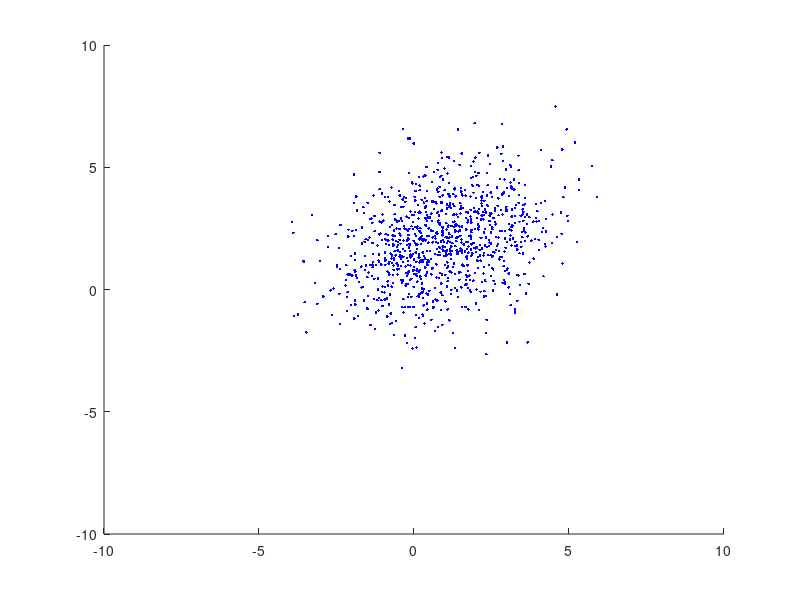

Source code (MATLAB): (Note: this script raises an error after producing the figure.)
%exo 39 ellipsoide de confiance: estimateur   p149
%Q1
n=1000;
xbar=[1;2];
Gx=[3 1 ; 1 3];% matrice de covariance
b=randn(2,n);
%plot(b(1,:),b(2,:),'.blue');
%x=xbar*ones(1,n)+sqrtm(Gx)*b;
x=mvnrnd(xbar,Gx,n)';
axis([-10 10 -10 10]);hold on;
plot(x(1,:),x(2,:),'.blue');
draw_ellipse(xbar,Gx,0.9,'red',2);

% Q2
x2=-10:10;
x1=1+(1/3)*(x2-2);
plot(x1,x2,'magenta','LineWidth',2);

%Q3
x1=-10:10;
x2=2+(1/3)*(x1-1);
plot(x1,x2,'green','LineWidth',2);

